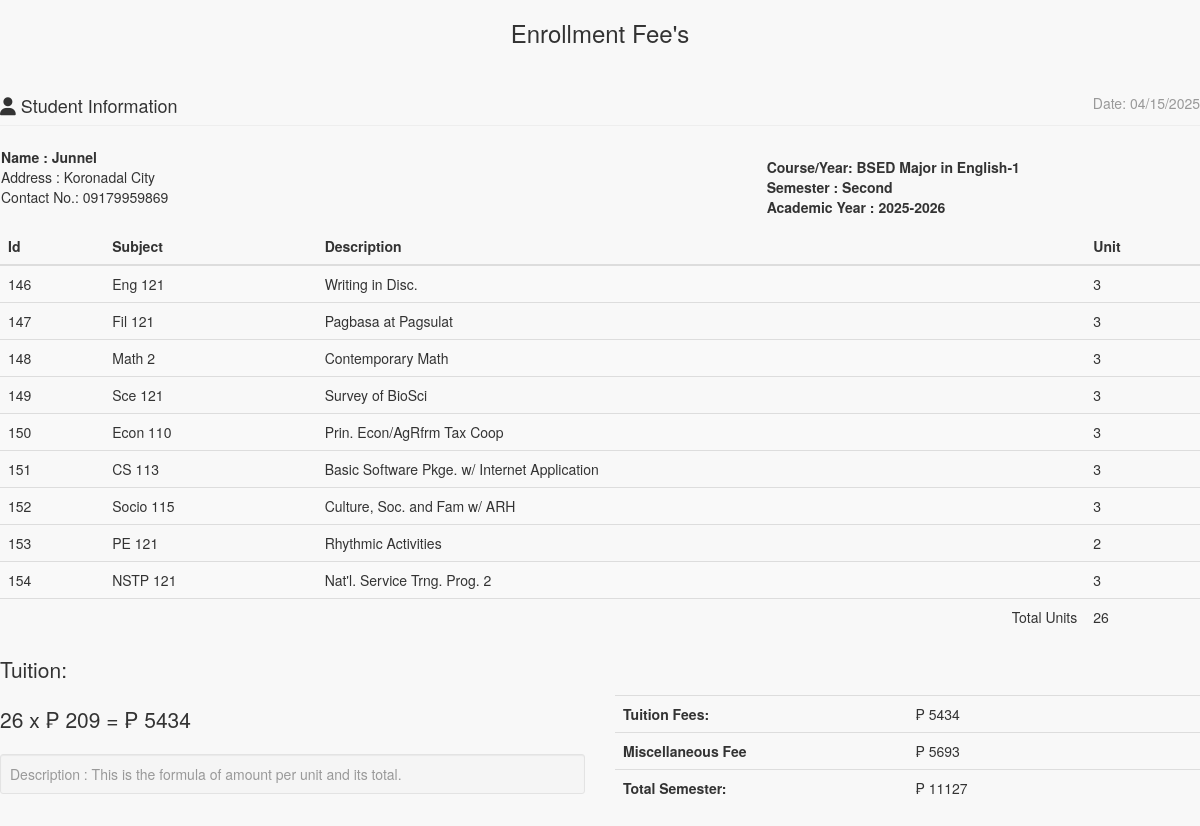
/admin/enrollees/statementaccnt.php?IDNO=100000076, run on the app's committed database.
### tables this page shows
CREATE TABLE `tblstudent` (
  `S_ID` int(11) NOT NULL,
  `IDNO` int(20) NOT NULL,
  `NAME` varchar(40) NOT NULL,
  `SEX` varchar(10) NOT NULL DEFAULT 'Male',
  `BDAY` date NOT NULL,
  `STATUS` varchar(30) NOT NULL,
  `AGE` int(30) NOT NULL,
  `NATIONALITY` varchar(40) NOT NULL,
  `RELIGION` varchar(255) NOT NULL,
  `CONTACT_NO` varchar(40) NOT NULL,
  `HOME_ADD` text NOT NULL,
  `ACC_USERNAME` varchar(255) NOT NULL,
  `ACC_PASSWORD` text NOT NULL,
  `student_status` text NOT NULL,
  `YEARLEVEL` int(11) NOT NULL,
  `STUDSECTION` int(11) NOT NULL,
  `COURSE_ID` int(11) NOT NULL,
  `STUDPHOTO` varchar(255) NOT NULL,
  `SEMESTER` varchar(30) NOT NULL,
  `SYEAR` varchar(30) NOT NULL,
  `NewEnrollees` tinyint(1) NOT NULL
);

CREATE TABLE `course` (
  `COURSE_ID` int(11) NOT NULL,
  `COURSE_NAME` varchar(30) NOT NULL,
  `COURSE_LEVEL` varchar(50) NOT NULL DEFAULT '1',
  `COURSE_MAJOR` varchar(30) NOT NULL DEFAULT 'None',
  `COURSE_DESC` varchar(255) NOT NULL,
  `DEPT_ID` int(11) NOT NULL,
  `SETSEMESTER` varchar(90) NOT NULL
);

CREATE TABLE `subject` (
  `SUBJ_ID` int(11) NOT NULL,
  `SUBJ_CODE` varchar(30) NOT NULL,
  `SUBJ_DESCRIPTION` varchar(255) NOT NULL,
  `UNIT` int(2) NOT NULL,
  `PRE_REQUISITE` varchar(30) NOT NULL DEFAULT 'None',
  `COURSE_ID` int(11) NOT NULL,
  `AY` varchar(30) NOT NULL,
  `SEMESTER` varchar(20) NOT NULL,
  `PreTaken` tinyint(1) NOT NULL
);

### include/database.php (called while the page is built, shortened)
<?php
class Database {
	var $sql_string = '';
	public $conn;
	public function open_connection() {
		$this->conn = mysqli_connect(server,user,pass);
		if(!$this->conn){
			echo "Problem in database connection! Contact administrator!";
			exit();
		}else{
			$db_select = mysqli_select_db($this->conn,database_name);
		}
	}
	function setQuery($sql='') {
		$this->sql_string=$sql;
	}
	function executeQuery() {
		$result = mysqli_query($this->conn,$this->sql_string);
		return $result;
	}
	private function confirm_query($result) {
		return $result;
	}
	function loadResultList( $key='' ) {
		$cur = $this->executeQuery();
		$array = array();
		while ($row = mysqli_fetch_object($cur)) {
			if ($key) {
				$array[$row->$key] = $row;
			} else {
				$array[] = $row;
			}
		}
		return $array;
	}
	function loadSingleResult() {
		$cur = $this->executeQuery();
		while ($row = mysqli_fetch_object($cur)) {
		return $data = $row;
		}
	}
}
$mydb = new Database();
?>

### include/students.php (called while the page is built, shortened)
<?php
require_once(LIB_PATH.DS.'database.php');
class Student {
	protected static  $tblname = "tblstudent";
	function single_student($id=""){
			global $mydb;
			$mydb->setQuery("SELECT * FROM ".self::$tblname."
				Where IDNO= '{$id}' LIMIT 1");
			$cur = $mydb->loadSingleResult();
			return $cur;
	}
}
?>

### include/courses.php (called while the page is built, shortened)
<?php
require_once(LIB_PATH.DS.'database.php');
class Course {
	protected static  $tblname = "course";
	function single_course($id=""){
			global $mydb;
			$mydb->setQuery("SELECT * FROM ".self::$tblname."
				Where COURSE_ID= '{$id}' LIMIT 1");
			$cur = $mydb->loadSingleResult();
			return $cur;
	}
}
?>

### admin/enrollees/statementaccnt.php (the view, shortened to what this page needs)
<?php
require_once("../../include/initialize.php");
?>
<!DOCTYPE html>
<html>
<head>
  <link href="<?php echo web_root; ?>admin/css/bootstrap.min.css" rel="stylesheet">
    <link href="<?php echo web_root; ?>admin/css/metisMenu.min.css" rel="stylesheet">
    <link href="<?php echo web_root; ?>admin/css/timeline.css" rel="stylesheet">
    <link href="<?php echo web_root; ?>admin/css/sb-admin-2.css" rel="stylesheet">
   <link href="<?php echo web_root; ?>admin/css/morris.css" rel="stylesheet">
    <link href="<?php echo web_root; ?>admin/font/css/font-awesome.min.css" rel="stylesheet" type="text/css">
  <link href="<?php echo web_root; ?>admin/font/font-awesome.min.css" rel="stylesheet" type="text/css">
    <link href="<?php echo web_root; ?>admin/css/dataTables.bootstrap.css" rel="stylesheet">
<link href="<?php echo web_root; ?>css/bootstrap-datetimepicker.min.css" rel="stylesheet" media="screen">
 <link href="<?php echo web_root; ?>css/datepicker.css" rel="stylesheet" media="screen">
 <link href="<?php echo web_root; ?>admin/css/costum.css" rel="stylesheet">
</head>
<body onload="window.print();">
<div class="wrapper">
    <section class="invoice">
      <div class="row">
        <h3 align="center">Enrollment Fee's</h3>
      </div>
      <div class="row">
        <div class="col-xs-12">
          <h4 class="page-header">
            <i class="fa fa-user"></i> Student Information
            <small class="pull-right">Date: <?php echo date('m/d/Y'); ?></small>
          </h4>
        </div>
      </div>
      <?php
      $student = New Student();
      $stud = $student->single_student($_GET['IDNO']);
      ?>
      <table>
        <tr>
          <td width="75%" colspan="2" >
            <address>
            <b>Name : <?php echo $stud->NAME;?></b><br>
            Address : <?php echo $stud->HOME_ADD;?><br>
            Contact No.: <?php echo $stud->CONTACT_NO;?><br>
          </address>
          </td>
          <td >
             <b>Course/Year:  <?php
            $course = New Course();
            $singlecourse = $course->single_course($stud->COURSE_ID);
            echo $_SESSION['COURSE_YEAR'] = $singlecourse->COURSE_NAME.'-'.$singlecourse->COURSE_LEVEL;
            ?></b><br>
          <b>Semester : <?php echo $_SESSION['SEMESTER']; ?></b> <br/>
          <b>Academic Year : <?php echo $_SESSION['SY']; ?></b>
          </td>
        </tr>
      </table>
<?php
  if (isset($_SESSION['admingvCart'])){
?>
<div class="row">
  <div class="col-xs-12 table-responsive">
    <table class="table table-striped">
      <thead>
      <tr>
        <th>Id</th>
        <th>Subject</th>
        <th>Description</th>
        <th>Unit</th>
      </tr>
      </thead>
      <tbody>
      <?php
        $totunit = 0;
             $count_cart = count($_SESSION['admingvCart']);
                for ($i=0; $i < $count_cart  ; $i++) {
                    $query = "SELECT * FROM `subject` s, `course` c WHERE s.COURSE_ID=c.COURSE_ID AND SUBJ_ID=" . $_SESSION['admingvCart'][$i]['subjectid'];
                     $mydb->setQuery($query);
                     $cur = $mydb->loadResultList();
                      foreach ($cur as $result) {
                         echo '<tr>';
                          echo '<td>' . $result->SUBJ_ID.'</a></td>';
                          echo '<td>'. $result->SUBJ_CODE.'</td>';
                          echo '<td>'. $result->SUBJ_DESCRIPTION.'</td>';
                          echo '<td>' . $result->UNIT.'</a></td>';
                          echo '</tr>';
                          $totunit +=  $result->UNIT;
                      }
                }
          ?>
      </tbody>
     </table>
<?php
}else{
?>
    <table class="table table-striped">
      <thead>
      <tr>
        <th>Id</th>
        <th>Subject</th>
        <th>Description</th>
        <th>Unit</th>
      </tr>
      </thead>
      <tbody>
      <?php
       $totunit = 0;
      $mydb->setQuery("SELECT * FROM `subject` s, `course` c
        WHERE s.COURSE_ID=c.COURSE_ID AND s.COURSE_ID=".$_SESSION['COURSEID']." AND SEMESTER='".$_SESSION['SEMESTER']."'");
      $cur = $mydb->loadResultList();
      foreach ($cur as $result) {
        echo '<tr>';
        echo '<td>'.$result->SUBJ_ID.'</td>';
        echo '<td>'.$result->SUBJ_CODE.'</td>';
        echo '<td>'.$result->SUBJ_DESCRIPTION.'</td>';
        echo '<td>'.$result->UNIT.'</td>';
        echo '</tr>';
        $totunit +=  $result->UNIT;
      }
      ?>
      <tr>
      <td colspan="3" align="right" >Total Units</td>
      <td><?php echo $totunit;?></td>
      </tr>
      </tbody>
    </table>
<?php
}
?>
   <div class="row">
        <div class="col-xs-6">
          <p class="lead">Tuition:</p>
        <p class="lead">
          <?php
           $perunit = 209;
           $entrancefee = 5693;
           $subtot = $totunit * $perunit;
           $totsem = $entrancefee + $subtot;
           echo $totunit .' x  &#8369 ' . $perunit . ' =  &#8369 ' . $subtot ;
           ?>
          </p>
          <p class="text-muted well well-sm no-shadow" style="margin-top: 10px;">
           Description : This is the formula of amount per unit and its total.
          </p>
        </div>
        <div class="col-xs-6">
         <br/>
         <br/>
            <table class="table">
              <tr>
                <th style="width:50%">Tuition Fees:</th>
                <td>  &#8369 <?php echo  $subtot; ?></td>
              </tr>
              <tr>
                <th>Miscellaneous Fee</th>
                <td>  &#8369 <?php echo  $entrancefee  ; ?></td>
              </tr>
              <tr>
                <th>Total Semester:</th>
                <td>  &#8369 <?php echo  $totsem; ?>
                </td>
              </tr>
            </table>
          </div>
      </div>
    </section>
    </div>
 </body>
 </html>

### admin/css/sb-admin-2.css (style rules this page uses)
body { background-color: #f8f8f8; }

### data on the page
tblstudent: NAME "Junnel", HOME_ADD "Koronadal City", CONTACT_NO "09179959869"
course: COURSE_NAME+COURSE_LEVEL "BSED Major in English-1"
subject: SUBJ_ID "146", SUBJ_CODE "Eng 121", SUBJ_DESCRIPTION "Writing in Disc.", UNIT "3"
subject: SUBJ_ID "147", SUBJ_CODE "Fil 121", SUBJ_DESCRIPTION "Pagbasa at Pagsulat", UNIT "3"
subject: SUBJ_ID "148", SUBJ_CODE "Math 2", SUBJ_DESCRIPTION "Contemporary Math", UNIT "3"
subject: SUBJ_ID "149", SUBJ_CODE "Sce 121", SUBJ_DESCRIPTION "Survey of BioSci", UNIT "3"
subject: SUBJ_ID "150", SUBJ_CODE "Econ 110", SUBJ_DESCRIPTION "Prin. Econ/AgRfrm Tax Coop", UNIT "3"
subject: SUBJ_ID "151", SUBJ_CODE "CS 113", SUBJ_DESCRIPTION "Basic Software Pkge. w/ Internet Application", UNIT "3"
subject: SUBJ_ID "152", SUBJ_CODE "Socio 115", SUBJ_DESCRIPTION "Culture, Soc. and Fam w/ ARH", UNIT "3"
subject: SUBJ_ID "153", SUBJ_CODE "PE 121", SUBJ_DESCRIPTION "Rhythmic Activities", UNIT "2"
subject: SUBJ_ID "154", SUBJ_CODE "NSTP 121", SUBJ_DESCRIPTION "Nat'l. Service Trng. Prog. 2", UNIT "3"

### other printed values
$_SESSION['SEMESTER'] "Second"
$_SESSION['SY'] "2025-2026"
$totunit "26"
$perunit "209"
$subtot "5434"
$entrancefee "5693"
$totsem "11127"
